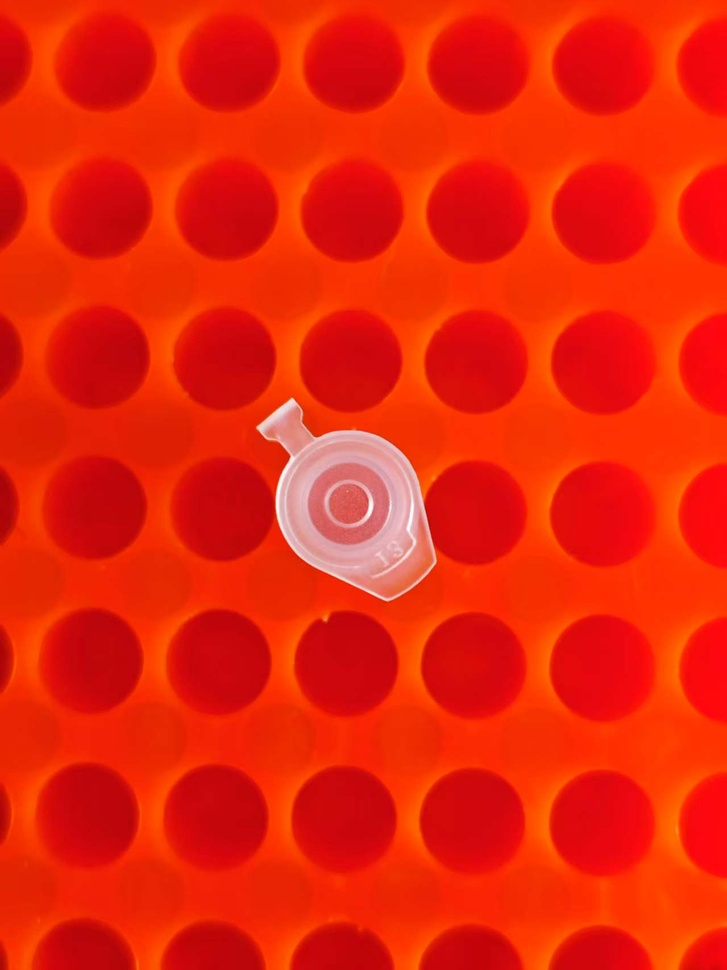
#> input picture LaserMarker_CV/images/single_white_tube.jpg, 727 x 970 px, shrunk from 1279 x 1706 before the run, found by its file name
$ python analyze_tube_shape.py
#> lines starting #> are read from the running program, lines starting #| are printed output that depends on the picture; after the words box and inside, x2 and y2 are one past the last pixel; in counts of white or black regions, pixels touching at a corner belong together
import cv2
import numpy as np
import matplotlib.pyplot as plt

# Load the reference tube image
img = cv2.imread('single_white_tube.jpg')
#> img is the input picture: shape (970, 727, 3); mean B, G, R 10.1, 36.4, 234.1
gray = cv2.cvtColor(img, cv2.COLOR_BGR2GRAY)
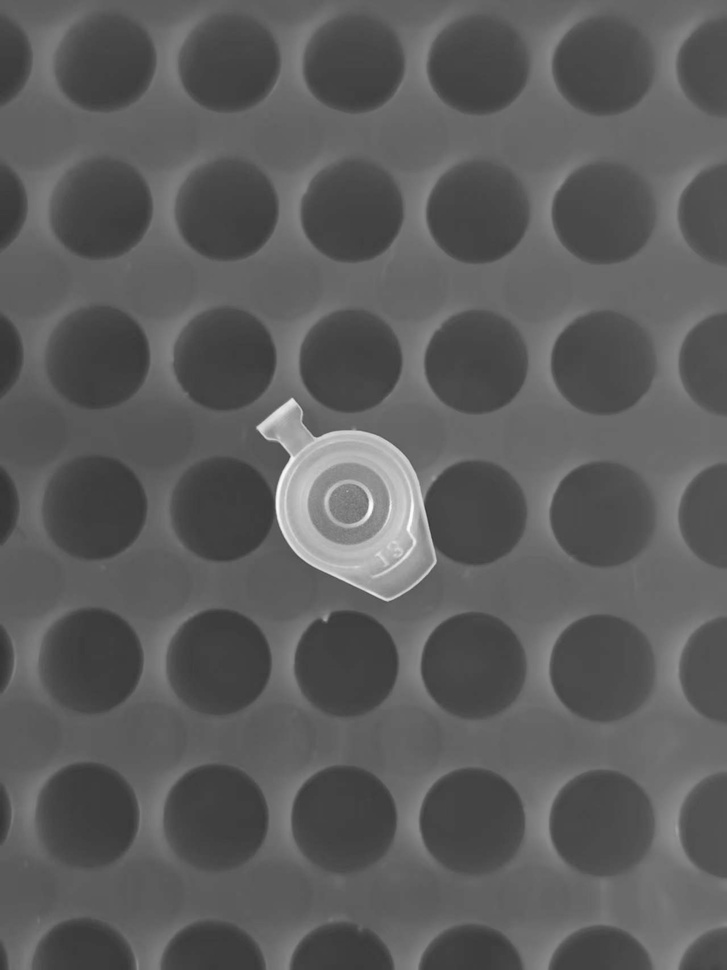
#> gray: shape (970, 727); min 51, max 252, mean 92.5

print(f"Image shape: {img.shape}")
#| Image shape: (970, 727, 3)
print(f"Grayscale range: {gray.min()} - {gray.max()}")
#| Grayscale range: 51 - 252
print(f"Mean brightness: {gray.mean():.1f}")
#| Mean brightness: 92.5

# Extract only the bright central tube
# Use a higher threshold to isolate just the white tube, not background noise
_, binary = cv2.threshold(gray, 150, 255, cv2.THRESH_BINARY)
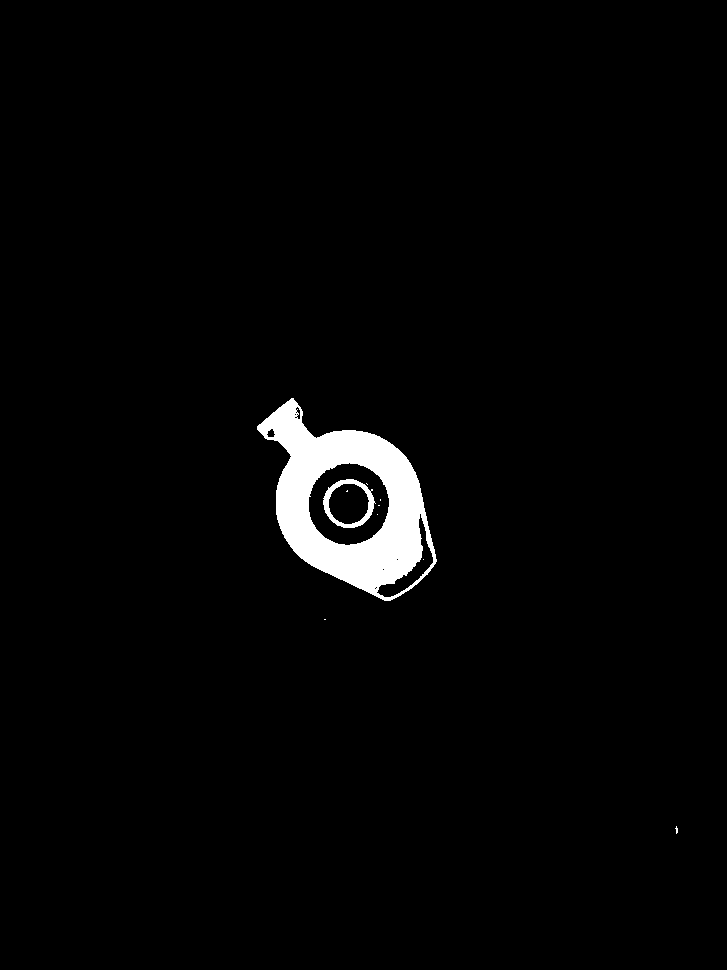
#> binary: shape (970, 727); 2.3% white; 10 white regions (8 under 20 px), largest, box (x1, y1, x2, y2) and area: (257, 398, 437, 601) 15467, (323, 479, 376, 528) 707

# Apply morphological operations to clean up
kernel = cv2.getStructuringElement(cv2.MORPH_ELLIPSE, (5, 5))
binary = cv2.morphologyEx(binary, cv2.MORPH_CLOSE, kernel)
#> binary: shape (970, 727); 2.3% white; 8 white regions (6 under 20 px), largest, box (x1, y1, x2, y2) and area: (257, 398, 437, 601) 15554, (323, 479, 380, 528) 733
binary = cv2.morphologyEx(binary, cv2.MORPH_OPEN, kernel)
#> binary: shape (970, 727); 2.3% white; 4 white regions

# Find contours
contours, _ = cv2.findContours(binary, cv2.RETR_EXTERNAL, cv2.CHAIN_APPROX_SIMPLE)
#> contours = 2 contours; box (x1, y1, x2, y2) and area: (257, 399, 428, 601) 19936, (426, 533, 433, 548) 55

print(f"Number of contours found: {len(contours)}")
#| Number of contours found: 2

# Find the largest contour (the tube itself - the white central shape)
if contours:
    largest_contour = max(contours, key=cv2.contourArea)
#> largest_contour = contour of 342 points, box (x1, y1, x2, y2) (257, 399, 428, 601), area 19936
    area = cv2.contourArea(largest_contour)
#> area = 19935.5
    perimeter = cv2.arcLength(largest_contour, True)
#> perimeter = 696.6

    print(f"\n" + "=" * 60)
    print("TUBE SHAPE CHARACTERISTICS")
    print("=" * 60)
    print(f"Contour area: {area:.0f} pixels")
#| Contour area: 19936 pixels
    print(f"Contour perimeter: {perimeter:.0f} pixels")
#| Contour perimeter: 697 pixels

    # Circularity metric: 4*pi*area / perimeter^2 (1.0 = perfect circle)
    circularity = 4 * np.pi * area / (perimeter ** 2)
#> circularity = 0.516
    print(f"Circularity (1.0=perfect circle): {circularity:.4f}")
#| Circularity (1.0=perfect circle): 0.5162
    print(f"  → Interpretation: {0.1 if circularity < 0.5 else 'Elongated shape'}")
#|   → Interpretation: Elongated shape

    # Fit ellipse if possible
    if len(largest_contour) >= 5:
        ellipse = cv2.fitEllipse(largest_contour)
#> ellipse = ((346.3, 500.4), (137.1, 200.8), 144.4)
        (cx, cy), (major, minor), angle = ellipse
#> cx = 346.3; cy = 500.4; major = 137.1; minor = 200.8; angle = 144.4
        aspect_ratio = major / minor
#> aspect_ratio = 0.683
        print(f"\nEllipse approximation:")
        print(f"  Center: ({cx:.0f}, {cy:.0f})")
#|   Center: (346, 500)
        print(f"  Major axis (long): {major:.1f} pixels")
#|   Major axis (long): 137.1 pixels
        print(f"  Minor axis (short): {minor:.1f} pixels")
#|   Minor axis (short): 200.8 pixels
        print(f"  Aspect ratio (major/minor): {aspect_ratio:.4f}")
#|   Aspect ratio (major/minor): 0.6830
        print(f"  Orientation angle: {angle:.1f}°")
#|   Orientation angle: 144.4°

    # Approximate polygon
    epsilon = 0.02 * perimeter
#> epsilon = 13.93
    approx = cv2.approxPolyDP(largest_contour, epsilon, True)
#> approx = contour of 9 points, box (x1, y1, x2, y2) (257, 399, 422, 601), area 18362
    print(f"\nPolygon approximation:")
    print(f"  Number of vertices: {len(approx)}")
#|   Number of vertices: 9
    print(f"  Shape type: {'Rectangular/Square' if len(approx) <= 4 else 'Complex polygon'}")
#|   Shape type: Complex polygon

    # Get bounding rect
    x, y, w, h = cv2.boundingRect(largest_contour)
#> x = 257; y = 399; w = 171; h = 202
    print(f"\nBounding box:")
    print(f"  Position: ({x}, {y})")
#|   Position: (257, 399)
    print(f"  Width x Height: {w} x {h}")
#|   Width x Height: 171 x 202
    print(f"  Aspect ratio (W/H): {w/h:.4f}")
#|   Aspect ratio (W/H): 0.8465

    # Solidity (how filled is the contour)
    hull = cv2.convexHull(largest_contour)
#> hull = contour of 34 points, box (x1, y1, x2, y2) (257, 399, 428, 601), area 22522
    hull_area = cv2.contourArea(hull)
#> hull_area = 22522.5
    solidity = area / hull_area if hull_area > 0 else 0
#> solidity = 0.885
    print(f"\nSolidity (fill ratio): {solidity:.4f}")
#| Solidity (fill ratio): 0.8851
    print(f"  → {'Solid shape' if solidity > 0.9 else 'Has indentations/concave parts'}")
#|   → Has indentations/concave parts

# Display the contours
img_display = img.copy()
cv2.drawContours(img_display, [largest_contour], 0, (0, 255, 0), 3)
cv2.drawContours(img_display, [hull], 0, (255, 0, 0), 2)

if len(largest_contour) >= 5:
    ellipse = cv2.fitEllipse(largest_contour)
    cv2.ellipse(img_display, ellipse, (0, 0, 255), 2)
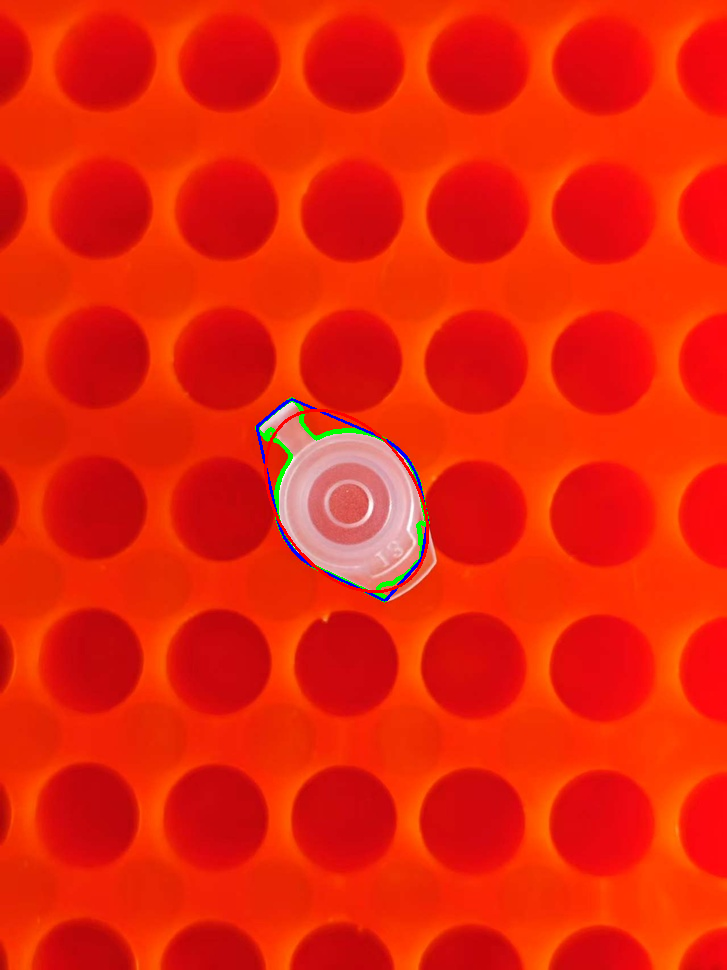
#> img_display: shape (970, 727, 3); mean B, G, R 10, 36.2, 233.2

cv2.imshow('Original Single Tube', img)
cv2.imshow('Binary Threshold (Isolated Tube)', binary)
cv2.imshow('Detected Tube Shape - Green:Contour, Blue:Hull, Red:Ellipse', img_display)

print("\n" + "=" * 60)
print("Visualization:")
print("  Green circle: Actual tube contour")
print("  Blue outline: Convex hull")
print("  Red ellipse: Best-fit ellipse approximation")
print("=" * 60)
print("\nClose the windows to continue.")

cv2.waitKey(0)
cv2.destroyAllWindows()
